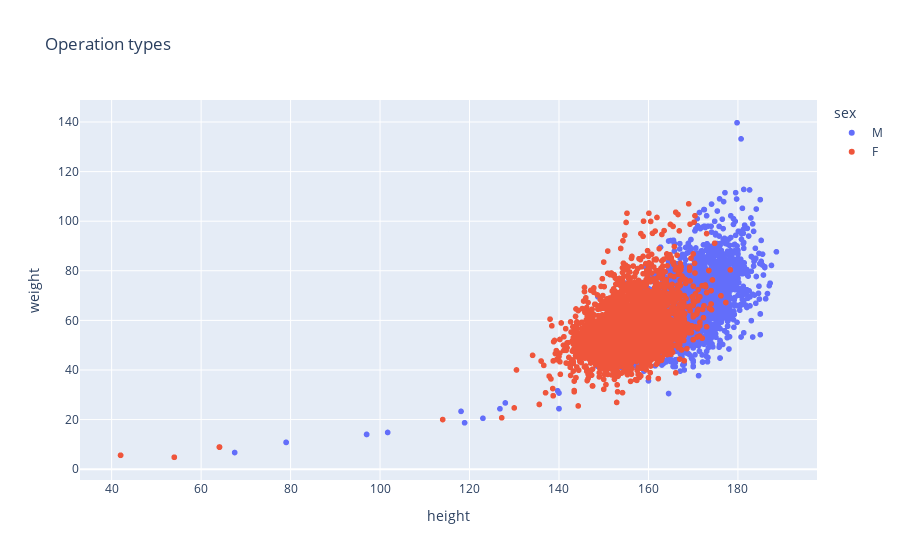

Source (notebook cell):
### Code cell
fig = px.scatter(df_cases, x="height", y='weight', color='sex', title="Operation types")
fig.show()

### Figure 1 — Plotly figure (JSON) as saved in the notebook; plotly's stock layout.template omitted (floating-point values rounded to 4 significant figures; data arrays with more than 128 entries replaced by an {"elided": "..."} marker saying what was removed)
{"data": [{"hovertemplate": "sex=M<br>height=%{x}<br>weight=%{y}<extra></extra>", "legendgroup": "M", "marker": {"color": "#636efa", "symbol": "circle"}, "mode": "markers", "name": "M", "showlegend": true, "type": "scattergl", "x": {"elided": "3243 float values"}, "xaxis": "x", "y": {"elided": "3243 float values"}, "yaxis": "y"}, {"hovertemplate": "sex=F<br>height=%{x}<br>weight=%{y}<extra></extra>", "legendgroup": "F", "marker": {"color": "#EF553B", "symbol": "circle"}, "mode": "markers", "name": "F", "showlegend": true, "type": "scattergl", "x": {"elided": "3145 float values"}, "xaxis": "x", "y": {"elided": "3145 float values"}, "yaxis": "y"}], "layout": {"legend": {"title": {"text": "sex"}, "tracegroupgap": 0}, "title": {"text": "Operation types"}, "xaxis": {"anchor": "y", "domain": [0, 1], "title": {"text": "height"}}, "yaxis": {"anchor": "x", "domain": [0, 1], "title": {"text": "weight"}}}}
